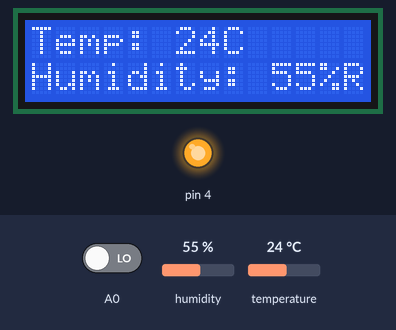
A sketch run on a simulated Arduino Uno, built with avr-gcc and run on an emulated ATmega328P. Parts: 14×2 character LCD, output pins drawn as LEDs (lit = HIGH). Inputs (shaded band) come from the test bench; at power-on: A0 LOW, humidity 55 %, temperature 24 °C. What the sketch prints to the serial monitor is not drawn.

Above: at 1.2 s.
1.3 s: A0 driven HIGH
At 2.7 s:
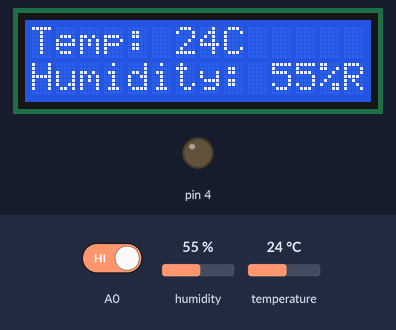
4.0 s: humidity set to 22 %
At 5.7 s:
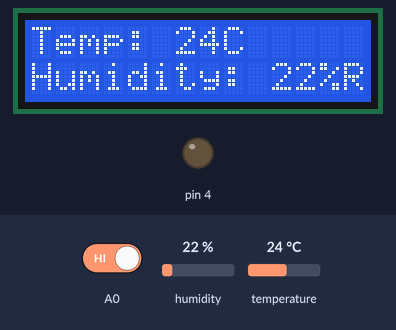
6.7 s: temperature set to 12 °C
At 11.4 s:
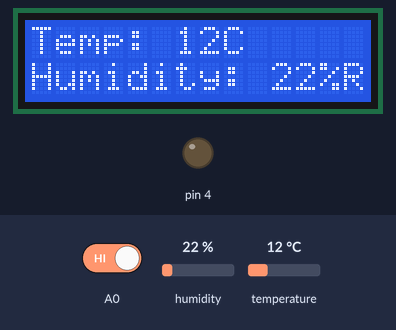
11.7 s: humidity set to 40 %
At 16.0 s:
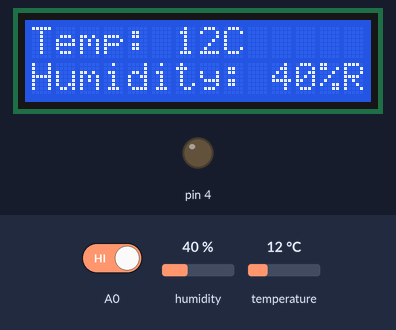
16.7 s: temperature set to 19 °C
At 21.7 s:
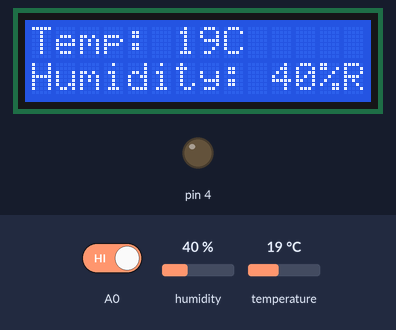
Timing chart, 0 to 22.8 s (numbered marks = the images above; inputs shaded):
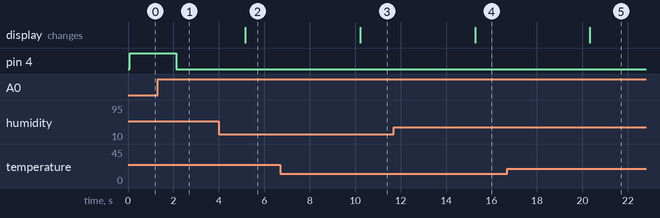

The sketch:

mod2.ino
```cpp
#include <LiquidCrystal_I2C.h>
#include <SimpleDHT.h>

LiquidCrystal_I2C lcd(0x27, 14, 2);
SimpleDHT11 dht(2);

void setup() {
  Serial.begin(115200);
  lcd.init();
  lcd.backlight();
  lcd.home();
  pinMode(4, OUTPUT);
  pinMode(6, INPUT);
  digitalWrite(4, HIGH);
  digitalWrite(6, LOW);
}

void loop() {
  byte temp, humid;
  int fire =digitalRead (A0);
  Serial.println(fire);
  if (fire==1){
    digitalWrite(4, LOW);
    digitalWrite(6, HIGH);
    delay(3000);
  }
  else{
    digitalWrite(4, HIGH);
    digitalWrite(6, LOW);
  }
  int err;
  if ((err = dht.read(&temp, &humid, NULL)) != SimpleDHTErrSuccess) {
    Serial.print("Read DHT11 failed, err="); Serial.print(SimpleDHTErrCode(err));
    Serial.print(","); Serial.println(SimpleDHTErrDuration(err)); delay(1000);
    return;
  }

  lcd.clear();
  lcd.home();
  lcd.print("Temp: ");
  lcd.print(temp);
  lcd.print("C");
  lcd.setCursor(0, 1);
  lcd.print("Humidity: ");
  lcd.print(humid);
  lcd.print("%RH");
  delay(2000);
}
```

Measured:
- after the input at 1.3 s, pin 4: HIGH → LOW after 0.82 s
- after the input at 4.0 s, the display: changes after 1.2 s (image 2)
- after the input at 6.7 s, the display: changes after 3.5 s (image 3)
- after the input at 11.7 s, the display: changes after 3.6 s (image 4)
- after the input at 16.7 s, the display: changes after 3.6 s (image 5)
